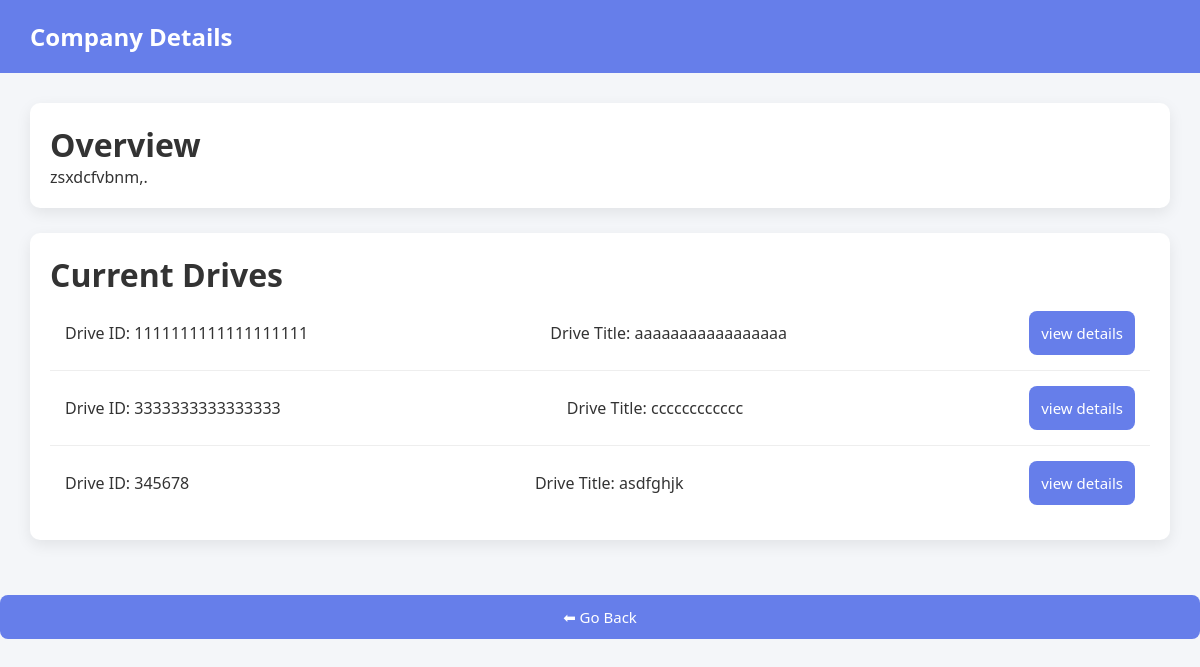
/company_details/2, run on an earlier commit of the app's database.
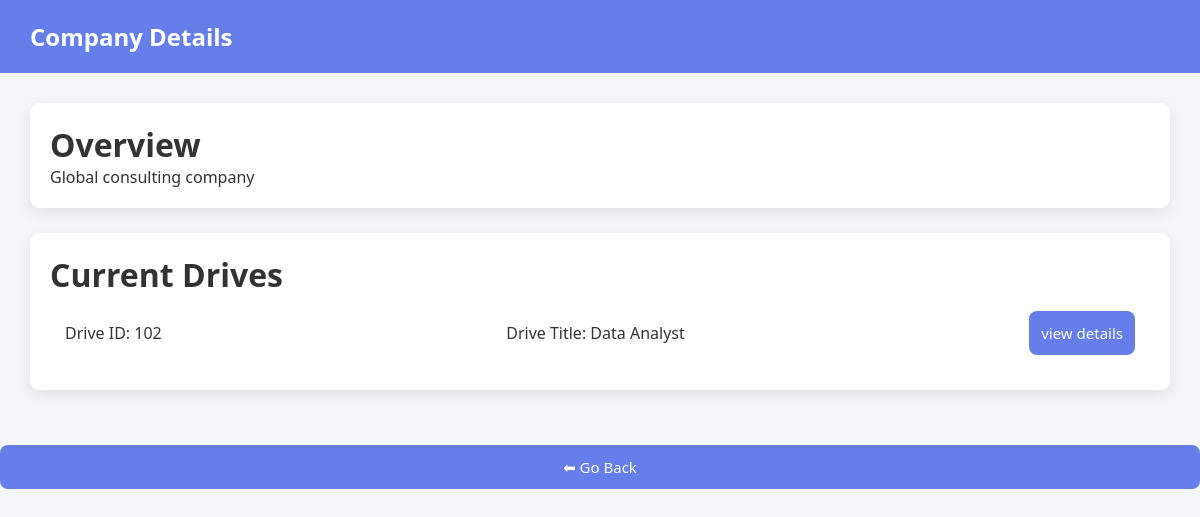
And on a later commit of the database.
### models.py (models this page shows, shortened)
class companies(db.Model):
    __tablename__ = 'companies'
    id = db.Column(db.Integer, primary_key=True)
    company_name = db.Column(db.String(50), nullable=False, unique=True)
    hr_contact = db.Column(db.String(50))
    website = db.Column(db.String(50))
    about_company = db.Column(db.String(500))
    password_hash = db.Column(db.String(300), nullable=False)
    approval_status = db.Column(db.Enum('pending','approved','rejected', name='approval_status_enum'), default='pending')
    is_blacklisted = db.Column(db.Integer, default=0)
    placement_drives = db.relationship('placement_drives', backref='companies', lazy=True)

class placement_drives(db.Model):
    __tablename__ = 'placement_drives'
    id = db.Column(db.Integer, primary_key=True)
    company_id = db.Column(db.Integer, db.ForeignKey('companies.id'), nullable=False)
    job_id = db.Column(db.Integer, nullable=False, unique=True) # NEW    -----------solely for search functionality
    job_title = db.Column(db.String(100), nullable=False)
    job_description = db.Column(db.String(500), nullable=False)
    required_skills = db.Column(db.String(300))   # NEW
    experience_required = db.Column(db.String(100))   # NEW
    salary_range = db.Column(db.String(100))   # NEW
    eligibility_criteria = db.Column(db.String(500), nullable=False)
    deadline = db.Column(db.Date, nullable=False)
    status = db.Column(db.Enum('pending','approved','rejected','complete', name='placement_drives_status_enum'), default='pending')
    applications = db.relationship('applications', backref='placement_drives', lazy=True)

### routes/student.py (the view)
@student_bp.route('/company_details/<int:company_id>', methods=['GET','POST'])
def view_company_details(company_id):
    company = companies.query.filter_by(id=company_id).first()
    active_drives = placement_drives.query.filter_by(status='approved', company_id=company_id).all()
    return render_template('/student/view_company_details.html',
    about_company=company.about_company,
    active_drives=active_drives,
    is_blacklisted=company.is_blacklisted)

### templates/student/view_company_details.html (shortened to what this page needs)
<!DOCTYPE html>
<html lang="en">
<head>
    <link rel="stylesheet" href="{{ url_for('static', filename='css/student/view_company_details.css') }}">
</head>
<body>
    <div class="header">
        Company Details
    </div>
    <div class="container">
        {% if is_blacklisted == 0 %}
        <div class="card">
            <h1>Overview</h1>
            <span>{{about_company}}</span>
        </div>
        <div class="card">
            <h1>Current Drives</h1>
            {% if active_drives %}
            {% for active_drive in active_drives %}
            <div class="drive">
                <span>Drive ID: {{active_drive.job_id}} </span>
                <span>Drive Title: {{active_drive.job_title}} </span>
                <span><a href="{{url_for('student.company_specific_drive_detail', drive_id=active_drive.id)}}"><button>view
                            details</button></a></span>
            </div>
            {% endfor %}
        </div>
        {% else %}
        <p class="empty">No current drives available</p>
        {% endif %}
        {% else %}
        <div class="warning">
            🚫 This company has been blacklisted by the admin.
        </div>
        {% endif %}
    </div>
<a href="{{url_for('student.student_dashboard')}}"><button>⬅ Go Back</button></a>
</body>
</html>

What changed in the data, as far as the page shows it:
no longer on this page (row edited): placement_drives: job_id "1111111111111111111", job_title "aaaaaaaaaaaaaaaaa"
no longer on this page (row edited): placement_drives: job_id "3333333333333333", job_title "cccccccccccc"
removed placement_drives: job_id "345678", job_title "asdfghjk"
changed companies: about_company "zsxdcfvbnm,." → "Global consulting company"
now on this page (row edited): placement_drives: job_id "102", job_title "Data Analyst"
